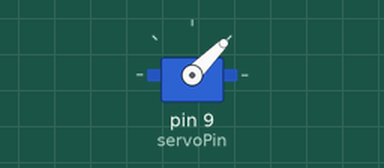
Simulated run of this sketch. Board: Arduino Uno, built with avr-gcc and run on an emulated ATmega328P. Shown: servo. What the sketch prints to the serial monitor is not drawn.

Above: at 0.05 s.
At 2.0 s:
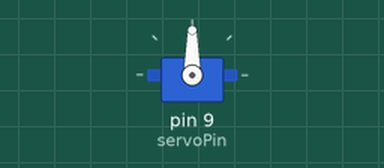
At 3.0 s:
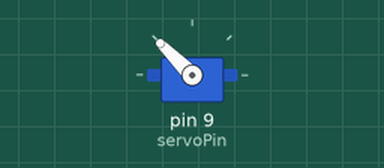
At 4.0 s:
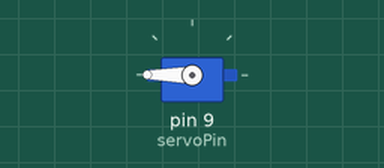
Timing chart, 0 to 5.2 s (numbered marks = the images above):
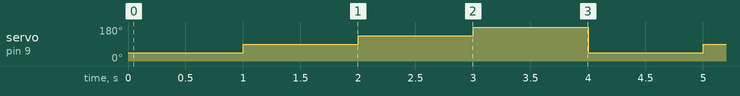

The sketch:

servo-test-angle.ino
```cpp
// Include the Servo library
#include <Servo.h>
// Declare the Servo pin
int servoPin = 9;
// Create a servo object
Servo Servo1;
//int pos = 0;
//int servodata;
void setup() {
   // We need to attach the servo to the used pin number
   Servo1.attach(servoPin);
   Serial.begin(9600);
   Serial.println("Ready");

}
void loop(){

  // Make servo go to 90 degrees
  Servo1.write(45);
   delay(1000);
    Servo1.write(90);
   delay(1000);
    Servo1.write(135 );
   delay(1000);
   // Make servo go to 180 degrees
 Servo1.write(180);
   delay(1000);

}
```

Measured:
- by itself, servo on pin 9 (servoPin): repeats every 4.0 s: 135° 1.0 s, 180° 1.0 s, 45° 1.0 s, 90° 1.0 s
